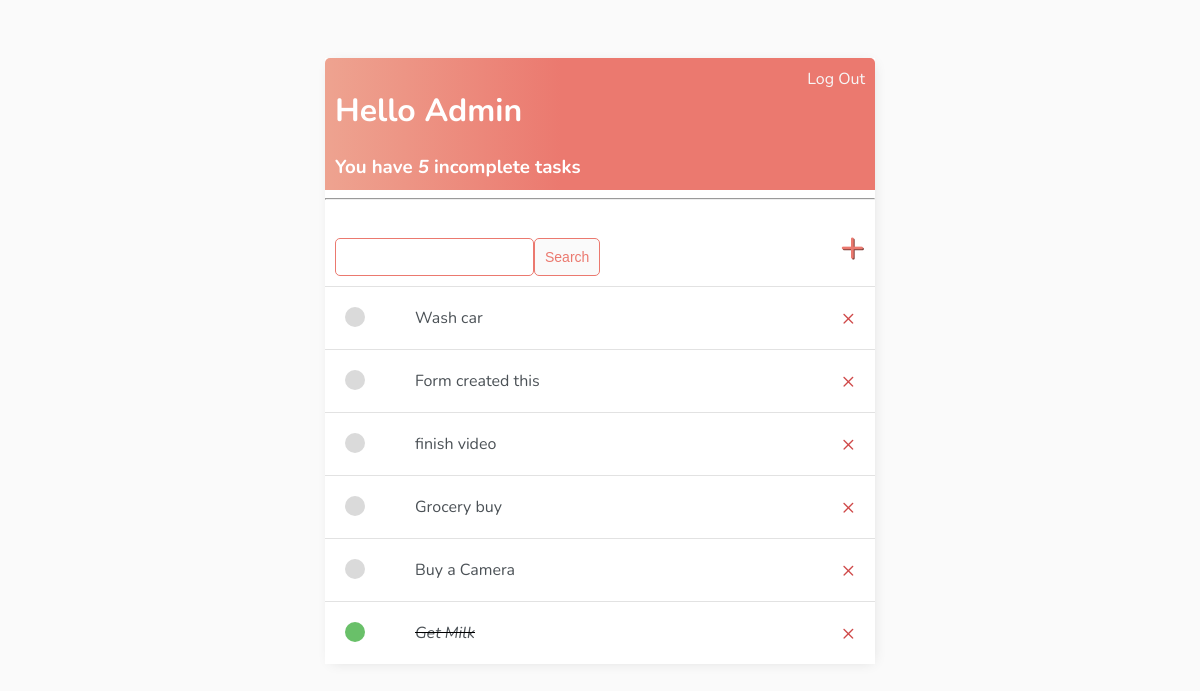
The app's page / (signed in), older data.
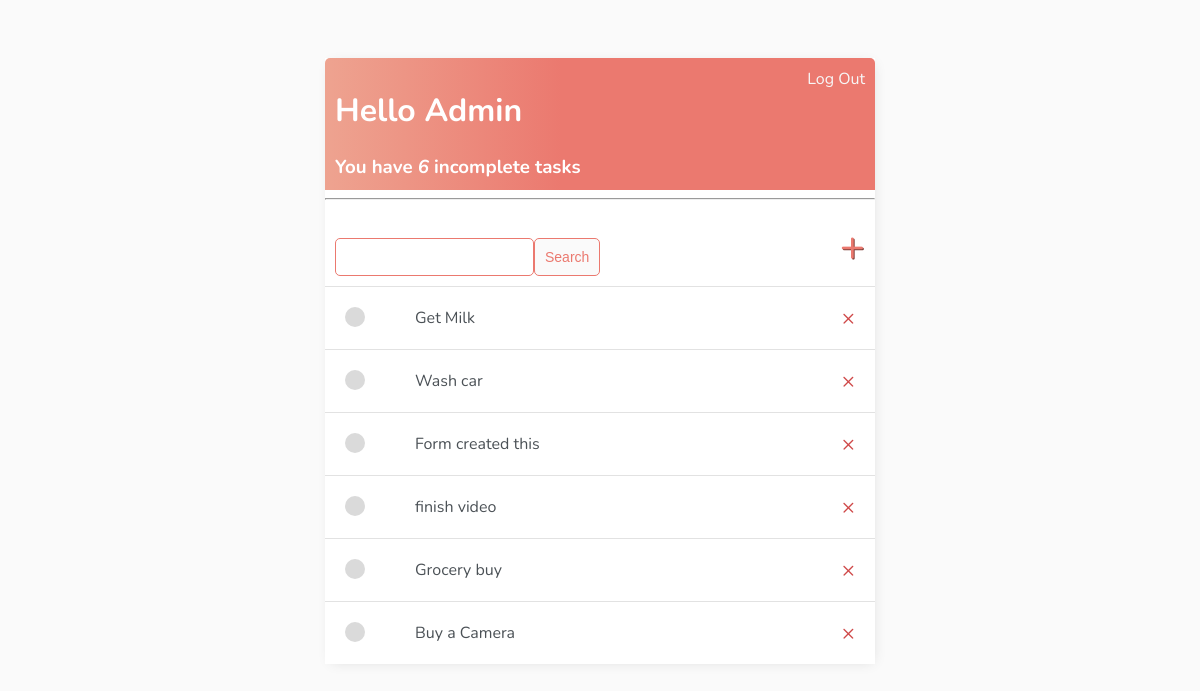
The same page, newer data.
### base/models.py (models this page shows)
class Task(models.Model):
    user = models.ForeignKey(User, on_delete=models.CASCADE, null=True, blank=True) #on_delete = if user is deleted, all tasks will be deleted too.
    title = models.CharField(max_length=200)
    description = models.TextField(null=True, blank=True)
    complete = models.BooleanField(default=False)
    created = models.DateTimeField(auto_now_add=True)    #Time that task was created - this field will be hidden
    def __str__(self):
        return self.title
    class Meta:
        ordering = ['complete']              # Order task by complete field - complete tasks go to bottom of the list.

### base/views.py (the view)
# urls.py: path('', TaskList.as_view(), name="tasks"),
class TaskList(LoginRequiredMixin, ListView):     # By default django looks for task(model name)_list.html template
    model = Task                                  # LoginRequiredMixin - Restriction if user is not logged in. if someone wants to see detail view of an object
    context_object_name = 'tasks'                 # overriding default name for queryset - default name is object_list or object
    def get_context_data(self, **kwargs):         # Each user can only see their tasks
        context = super().get_context_data(**kwargs)
        context['tasks'] = context['tasks'].filter(user=self.request.user)
        context['count'] = context['tasks'].filter(complete=False).count()  # count is been used in task_list.html
        search_input = self.request.GET.get('search-area') or '' # search-area is defined in html form
        if search_input:
            context['tasks'] = context['tasks'].filter(title__startswith=search_input)
        context['search_input'] = search_input
        return context

### base/templates/base/task_list.html
{% extends 'base/main.html' %}
{% block content %}
<div class="header-bar">
    <div>
        <h1>Hello {{ request.user|title }}</h1>
        <h3 style="margin: 0">You have <i>{{ count }} </i>incomplete task{{ count|pluralize:"s" }}</h3>
    </div>
    {% if request.user.is_authenticated %}
    <a href="{% url 'logout' %}">Log Out</a>
    {% else %}
    <a href="{% url 'login' %}">Log In</a>
    {% endif %}
</div>
<hr>
<div id="search-add-wrapper">
    <form method="GET" style="margin-top: 20px; display: flex;">
        <input type="text" name="search-area"  value="{{ search_input }}" />
        <input class="button" type="submit" value="Search" />
    </form>
    <a id="add-link" href="{% url 'task-create' %}">&#x2b;</a>
</div>
<div class="task-items-wrapper">
      {% for task in tasks %}
          <div class="task-wrapper">
            {% if task.complete %}
                <div class="task-title">
                    <div class="task-complete-icon"></div>
                        <i><s><a href="{% url 'task-update' task.id %}">{{ task }}</a></s></i>
                </div>
                <a class="delete-link" href="{% url 'task-delete' task.id %}">&#215;</a>
             {% else %}
                <div class="task-title">
                    <div class="task-incomplete-icon"></div>
                        <a href="{% url 'task-update' task.id %}">{{ task }}</a>
                </div>
                <a class="delete-link" href="{% url 'task-delete' task.id %}">&#215;</a>
            {% endif %}
          </div>
      {% empty %}
          <h3>No items in list</h3>
      {% endfor %}
</div>
{% endblock content %}

### base/templates/base/main.html (shortened to what this page needs)
<!DOCTYPE html>
<html lang="en">
<head>
</head>
<body>
<div class="container">
    {% block content %}
    {% endblock content %}
</div>
</body>
</html>

### base/templates/base/main.html (style rules this page uses)
body { background-color: #fafafa; font-family: 'Nunito', sans-serif; padding-top: 50px; }
h1,h2,h3,h4,h5,h6 { font-family: 'Raleway' sans-serif; }
a,p { color: #4b5156; }
.container { max-width: 550px; margin: auto; background-color: #fff; -webkit-box-shadow: 2px 2px 13px -4px rgba(0,0,0,0.12); box-shadow: 2px 2px 13px -4px rgba(0,0,0,0.12); }
.header-bar { display: flex; justify-content: space-between; color: #fff; padding: 10px; border-radius: 5px 5px 0 0 ; background: linear-gradient(90deg, #EEA390 0%, #EB796F 43%, #EB796F 100%); }
.header-bar a { text-decoration: none; color: rgb(247, 247, 247); }
.task-wrapper { display: flex; align-items: center; justify-content: space-between; padding: 20px; background-color: #fff; border-top: 1px solid rgb(226, 226, 226); }
.task-title { display: flex; }
.task-title a { display: flex; text-decoration: none; color: #4b5156; margin-left: 50px; }
.task-incomplete-icon { height: 20px; width: 20px; background-color: rgb(218, 218, 218); border-radius: 50%; }
.delete-link { text-decoration: none; font-width: 900; color: #cf4949; font-size:22px; line-height: 0; }
#search-add-wrapper { display: flex; justify-content: space-between; align-items: center; padding: 10px; }
#add-link { color: #EB796F; text-decoration: none; font-size: 42px; text-shadow: 1px 1px #81413b; }
input[type=text],input[type=password], textarea { border: 1px solid #EB796F; border-radius: 5px; padding: 10px; width: 90%; }
.button { border: 1px solid #EB796F; background-color: #FAFAFA; color: #EB796F; padding: 10px; font-size: 14px; border-radius: 5px; cursor: pointer; text-decoration: none; }

Row changes from the older to the newer data that the page shows:
changed Task "Get Milk": complete True → False (drawn); moves up the list
Text that changed along with them:
{{ count }}: "5" → "6"
